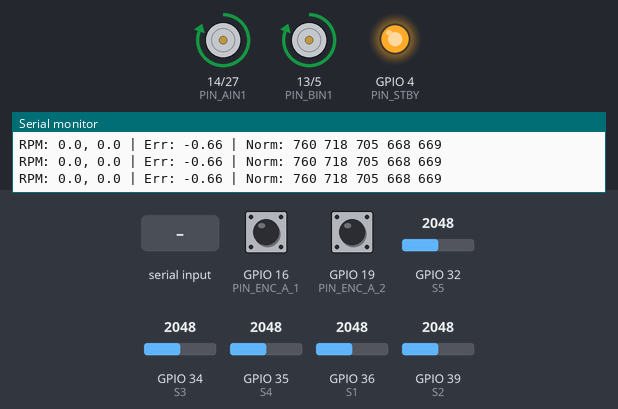
Bench run of a sketch on a simulated ESP32. On the bench: motor-driver pin pairs drawn as motors (green arrow = first pin HIGH = forward, orange = second pin HIGH = backward, longer = more drive, scaled by the enable pin, stopped while the standby pin is LOW), output pins drawn as LEDs (lit = HIGH), the last lines printed to the serial monitor. The test bench sets the inputs (shaded band); at power-on: GPIO 32 (S5) = 2048, GPIO 36 (S1) = 2048, GPIO 35 (S4) = 2048, GPIO 16 (PIN_ENC_A_1) HIGH, GPIO 19 (PIN_ENC_A_2) HIGH, GPIO 34 (S3) = 2048, GPIO 39 (S2) = 2048 (analog values on the 0–4095 scale).

Above: at 1.45 s.
1.5 s: "90,45\n" received over Serial
At 1.65 s:
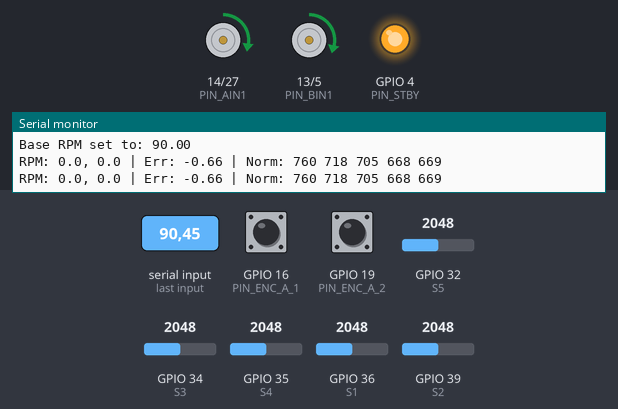
At 2.05 s:
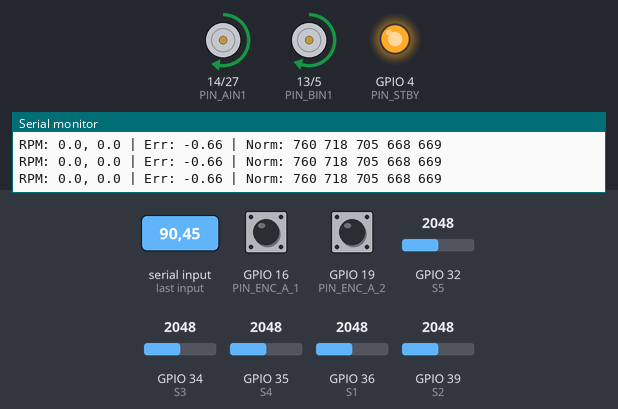
4.5 s: "30,150\n" received over Serial
At 5.56 s:
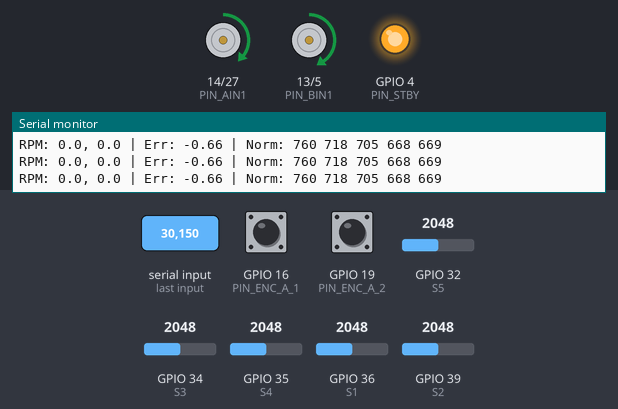
7.5 s: "0\n" received over Serial
At 8.12 s:
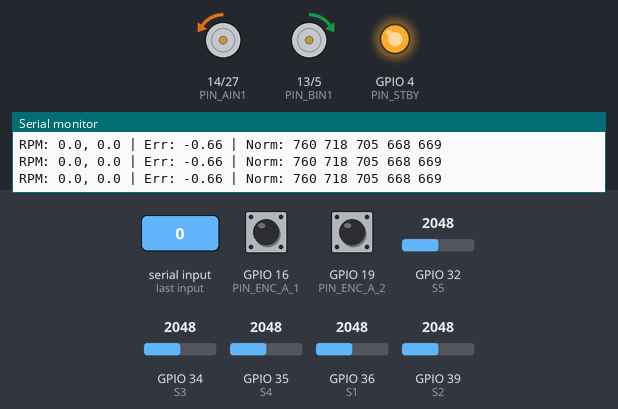
10.5 s: GPIO 32 (S5) set to 2866
13.5 s: GPIO 36 (S1) set to 2866
16.5 s: GPIO 35 (S4) set to 122
Timing chart, 0 to 22.5 s (numbered marks = the images above; inputs shaded):
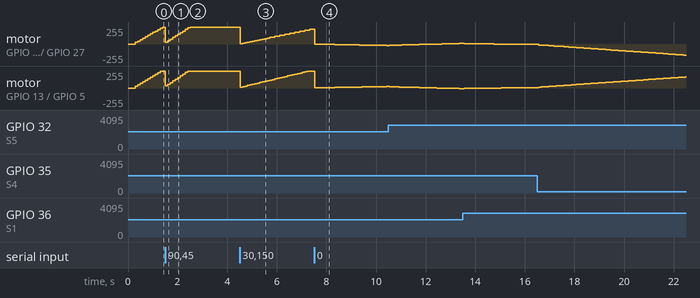

Measured:
- after the input at 7.5 s, motor on GPIO 13 (PIN_BIN1) / GPIO 5 (PIN_BIN2): forward 255/255 → forward 2/255 at once, → forward 3/255 0.10 s later, → forward 4/255 0.20 s later, → forward 5/255 0.10 s later, … (22 changes in this stretch)

The sketch:

test_robot-1.ino
```cpp
/*
 * ESP32 - BỘ ĐIỀU KHIỂN ROBOT BÁM LINE
 * =====================================
 * HỆ THỐNG ĐIỀU KHIỂN XẾP TẦNG (CASCADE CONTROL)
 *
 * 1. Vòng ngoài (PD - Bám line):
 * - Đọc 5 cảm biến line -> tính 'err_line'.
 * - Bộ PD tính toán 'steering_adjustment' dựa trên 'err_line'.
 *
 * 2. Vòng trong (PI - Tốc độ):
 * - rpm_set_1 = base_rpm + steering_adjustment
 * - rpm_set_2 = base_rpm - steering_adjustment
 * - Hai bộ PI độc lập điều khiển tốc độ từng động cơ bám theo
 * rpm_set_1 và rpm_set_2 bằng cách sử dụng encoder.
 *
 * Yêu cầu Serial Output: rpm, err_line, norm_sensor(s1->s5)
 */

#include <Arduino.h>

// ===== PIN MAP (ĐỘNG CƠ) =====
// --- Động cơ 1 (Motor A - Trái) ---
const int PIN_AIN1 = 14;
const int PIN_AIN2 = 27;
const int PIN_PWMA = 25;
const int PIN_ENC_A_1 = 16;
const int PIN_ENC_B_1 = 17;

// --- Động cơ 2 (Motor B - Phải) ---
const int PIN_BIN1 = 13;
const int PIN_BIN2 = 5;
const int PIN_PWMB = 26;
const int PIN_ENC_A_2 = 19;
const int PIN_ENC_B_2 = 18;

// --- Chung ---
const int PIN_STBY = 4;

// ===== PIN MAP (CẢM BIẾN LINE) =====
const int S1 = 36;
const int S2 = 39;
const int S3 = 34;
const int S4 = 35;
const int S5 = 32;

// ===== PWM (LEDC) =====
const int PWM_FREQ = 20000;  // 20 kHz
const int PWM_RES  = 10;     // 10-bit (0..1023)
const double PWM_MAX = (1<<PWM_RES) - 1; // 1023

// ===== ENCODER / TỐC ĐỘ =====
const int   CPR = 390;             // Tỉ số xung
const float SPEED_DT_MS = 100.0;   // chu kỳ điều khiển (ms)

// ===== CẢM BIẾN LINE =====
int rawMin[5] = {65, 69, 69, 80, 88};     // CALIBRATION MIN
int rawMax[5] = {2672, 2823, 2873, 3025, 3014}; // CALIBRATION MAX
int weight[5] = {-20, -10, 0, 10, 20}; // Trọng số
int norm_sensor[5]; // Mảng lưu giá trị normalized
double err_line = 0.0;
double last_err_line = 0.0;

// ===== BỘ ĐIỀU KHIỂN TỐC ĐỘ (VÒNG TRONG - PI) =====
double rpm_meas_1 = 0.0; // RPM đo Motor 1
double rpm_meas_2 = 0.0; // RPM đo Motor 2

// Tham số PI (Tune riêng cho mỗi động cơ nếu cần)
double Kp_1 = 0.2;
double Ki_1 = 11;
double integ_1 = 0.0;

double Kp_2 = 0.2;
double Ki_2 = 10.9;
double integ_2 = 0.0;

// ===== BỘ ĐIỀU KHIỂN BÁM LINE (VÒNG NGOÀI - PD) =====
double base_rpm = 80.0;  // Tốc độ cơ sở (RPM)
// !!! BẮT BUỘC PHẢI TUNE 2 HẰNG SỐ NÀY !!!
double Kp_line = 4.0;    // Gain P cho line
double Kd_line = 0.8;    // Gain D cho line

// ===== Biến encoder =====
volatile long encCount1 = 0;
long lastEnc1 = 0;
volatile long encCount2 = 0;
long lastEnc2 = 0;

unsigned long lastSpeedMs = 0;

// ===== Nhập lệnh Serial =====
String inLine; bool haveLine = false;

// ---------- ISR: Động cơ 1 ----------
void IRAM_ATTR encISR1() {
  if (digitalRead(PIN_ENC_B_1)) encCount1++;
  else                          encCount1--;
}

// ---------- ISR: Động cơ 2 ----------
void IRAM_ATTR encISR2() {
  if (digitalRead(PIN_ENC_B_2)) encCount2++;
  else                          encCount2--;
}

// ---------- Điều khiển TB6612 - Động cơ 1 ----------
static inline void motor1Brake() {
  digitalWrite(PIN_AIN1, LOW); digitalWrite(PIN_AIN2, LOW); ledcWrite(PIN_PWMA, 0);
}
static inline void motor1Drive(int signed_pwm) {
  int mag = constrain(abs(signed_pwm), 0, (int)PWM_MAX);
  if      (signed_pwm > 0) { digitalWrite(PIN_AIN1, HIGH); digitalWrite(PIN_AIN2, LOW); ledcWrite(PIN_PWMA, mag); }
  else if (signed_pwm < 0) { digitalWrite(PIN_AIN1, LOW);  digitalWrite(PIN_AIN2, HIGH); ledcWrite(PIN_PWMA, mag); }
  else { motor1Brake(); }
}

// ---------- Điều khiển TB6612 - Động cơ 2 ----------
static inline void motor2Brake() {
  digitalWrite(PIN_BIN1, LOW); digitalWrite(PIN_BIN2, LOW); ledcWrite(PIN_PWMB, 0);
}
static inline void motor2Drive(int signed_pwm) {
  int mag = constrain(abs(signed_pwm), 0, (int)PWM_MAX);
  if      (signed_pwm > 0) { digitalWrite(PIN_BIN1, HIGH); digitalWrite(PIN_BIN2, LOW); ledcWrite(PIN_PWMB, mag); }
  else if (signed_pwm < 0) { digitalWrite(PIN_BIN1, LOW);  digitalWrite(PIN_BIN2, HIGH); ledcWrite(PIN_PWMB, mag); }
  else { motor2Brake(); }
}

// ---------- Điều khiển TB6612 - Chung ----------
static inline void motorStandby(bool en) { digitalWrite(PIN_STBY, en ? HIGH : LOW); }
static inline void motorBrake() {
  motor1Brake();
  motor2Brake();
}

// ---------- HÀM CẢM BIẾN LINE (Từ code 2) ----------
int clampMap(int x, int in_min, int in_max, int out_min, int out_max) {
  if (x <= in_min) return out_min;
  if (x >= in_max) return out_max;
  long v = (long)(x - in_min) * (out_max - out_min) / (in_max - in_min) + out_min;
  return (int)v;
}

double lineErr_Cal(int sensor[5]) {
    long sumWeight = 0;
    long sumValue = 0;

    for (int i = 0; i < 5; i++) {
        sumWeight += (long)sensor[i] * weight[i];
        sumValue  += sensor[i];
    }

    if (sumValue == 0) {
      // Mất line (tất cả đều là 0)
      // Giữ sai số cuối cùng
      return last_err_line;
    }

    return (double)sumWeight / sumValue;
}

//=========================================================
//                       SETUP
//=========================================================
void setup() {
  Serial.begin(115200);
  delay(200);

  // Cài đặt ADC
  analogReadResolution(12);

  // STBY chung
  pinMode(PIN_STBY, OUTPUT);

  // Motor 1 Pins
  pinMode(PIN_AIN1, OUTPUT);
  pinMode(PIN_AIN2, OUTPUT);
  pinMode(PIN_ENC_A_1, INPUT); // Cần pull-up ngoài
  pinMode(PIN_ENC_B_1, INPUT); // Cần pull-up ngoài

  // Motor 2 Pins
  pinMode(PIN_BIN1, OUTPUT);
  pinMode(PIN_BIN2, OUTPUT);
  pinMode(PIN_ENC_A_2, INPUT); // Cần pull-up ngoài
  pinMode(PIN_ENC_B_2, INPUT); // Cần pull-up ngoài

  // API 3.x: Tự động setup và attach
  ledcAttach(PIN_PWMA, PWM_FREQ, PWM_RES);
  ledcAttach(PIN_PWMB, PWM_FREQ, PWM_RES);

  // Gắn ngắt
  attachInterrupt(digitalPinToInterrupt(PIN_ENC_A_1), encISR1, RISING);
  attachInterrupt(digitalPinToInterrupt(PIN_ENC_A_2), encISR2, RISING);

  motorStandby(true);
  motorBrake(); // Phanh cả hai

  lastSpeedMs = millis();
  Serial.println(F("Ready (Line Following Robot). Type base RPM."));
}

//=========================================================
//                        LOOP
//=========================================================
void loop() {
  // ---- nhận lệnh RPM CƠ SỞ (base_rpm) qua Serial ----
  while (Serial.available()) {
    char c = (char)Serial.read();
    if (c=='\n' || c=='\r') {
      if (inLine.length()) haveLine = true;
    } else {
      inLine += c;
    }
  }
  if (haveLine) {
    inLine.trim();
    base_rpm = (double) inLine.toInt();  // Nhập RPM cơ sở
    inLine = ""; haveLine = false;

    // Khi đặt lệnh mới, reset bộ tích phân
    integ_1 = 0.0;
    integ_2 = 0.0;
    last_err_line = 0.0;
    Serial.print("Base RPM set to: "); Serial.println(base_rpm);
  }

  // ---- VÒNG ĐIỀU KHIỂN CHÍNH (theo chu kỳ) ----
  unsigned long now = millis();
  if (now - lastSpeedMs >= SPEED_DT_MS) {
    float dt = (now - lastSpeedMs) / 1000.0f;   // giây
    lastSpeedMs = now;

    // ==========================================================
    // === VÒNG NGOÀI: ĐỌC SENSOR VÀ TÍNH TOÁN LÁI (PD) ===
    // ==========================================================

    // 1. Đọc và chuẩn hóa 5 cảm biến
    int s_raw[5];
    s_raw[0] = analogRead(S1);
    s_raw[1] = analogRead(S2);
    s_raw[2] = analogRead(S3);
    s_raw[3] = analogRead(S4);
    s_raw[4] = analogRead(S5);

    for (int i = 0; i < 5; i++) {
        norm_sensor[i] = clampMap(s_raw[i], rawMin[i], rawMax[i], 0, 1000);
    }

    // 2. Tính sai số line
    err_line = lineErr_Cal(norm_sensor);

    // 3. Tính toán điều khiển PD cho lái
    double deriv_line = (err_line - last_err_line) / dt;
    double steering_adjustment = Kp_line * err_line + Kd_line * deriv_line;
    last_err_line = err_line;

    // 4. Tính toán điểm đặt RPM mới cho 2 động cơ
    // Giả sử Motor 1 (Trái), Motor 2 (Phải)
    // Nếu err_line > 0 (lệch phải), cần rẽ phải -> Motor 1 nhanh, Motor 2 chậm
    double rpm_set_1 = base_rpm + steering_adjustment;
    double rpm_set_2 = base_rpm - steering_adjustment;


    // ==========================================================
    // === VÒNG TRONG: ĐIỀU KHIỂN TỐC ĐỘ (PI) ===
    // ==========================================================

    // --- Tính toán RPM thực tế Motor 1 ---
    long cnt1 = encCount1;
    long dp1  = cnt1 - lastEnc1;
    lastEnc1  = cnt1;
    rpm_meas_1 = (dp1 / dt) * 60.0 / CPR;

    // --- Tính toán RPM thực tế Motor 2 ---
    long cnt2 = encCount2;
    long dp2  = cnt2 - lastEnc2;
    lastEnc2  = cnt2;
    rpm_meas_2 = (dp2 / dt) * 60.0 / CPR;

    // --- Logic PI Motor 1 (Bám theo rpm_set_1) ---
    double e1 = rpm_set_1 - rpm_meas_1;
    integ_1 += e1 * Ki_1 * dt;
    integ_1 = constrain(integ_1, -PWM_MAX, PWM_MAX); // Anti-windup
    double u1 = Kp_1 * e1 + integ_1;
    motor1Drive((int)u1);

    // --- Logic PI Motor 2 (Bám theo rpm_set_2) ---
    double e2 = rpm_set_2 - rpm_meas_2;
    integ_2 += e2 * Ki_2 * dt;
    integ_2 = constrain(integ_2, -PWM_MAX, PWM_MAX); // Anti-windup
    double u2 = Kp_2 * e2 + integ_2;
    motor2Drive((int)u2);

    // ==========================================================
    // === FEEDBACK SERIAL (Theo yêu cầu) ===
    // ==========================================================

    Serial.print("RPM: ");
    Serial.print(rpm_meas_1, 1);
    Serial.print(", ");
    Serial.print(rpm_meas_2, 1);

    Serial.print(" | Err: ");
    Serial.print(err_line, 2);

    Serial.print(" | Norm: ");
    for (int i = 0; i < 5; i++) {
        Serial.print(norm_sensor[i]);
        Serial.print(" ");
    }
    Serial.println();
  }
}
```
